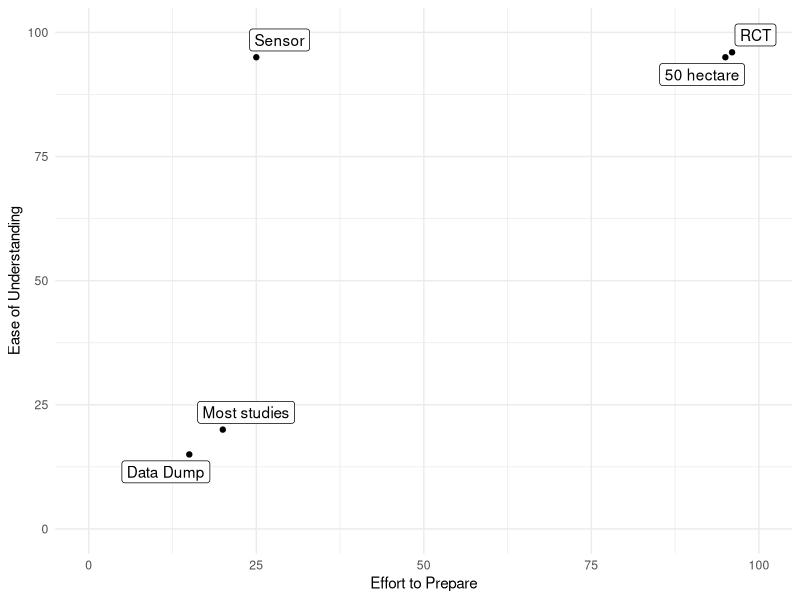

This figure's R source:
library(ggplot2)

# There are two Axis:
#   X axis: <- Robustness (brittle - robust)
#   Y axis: <- Difficulty (easy - hard)

library(tibble)

dat_prep <- tibble(prep = c(15,20,25,95, 96),
               understanding = c(15,20,95,95,96),
                  label = c("Data Dump",
                            "Most studies",
                            "Sensor",
                            "50 hectare",
                            "RCT"
                            ))

dat_prep

library(ggrepel)

plot_effort_understanding <-
ggplot(dat_prep,
       aes(x = prep,
           y = understanding,
           label = label)) +
  geom_point() +
  geom_label_repel(
    segment.size = 0.2,
    segment.color = "grey50") +
  theme_minimal() +
  labs(x = "Effort to Prepare",
       y = "Ease of Understanding") +
  xlim(0,100) + 
  ylim(0, 100)

ggsave(filename = "../ddd/figures/fig-effort-understanding.png",
       plot = plot_effort_understanding,
       device = "png")
